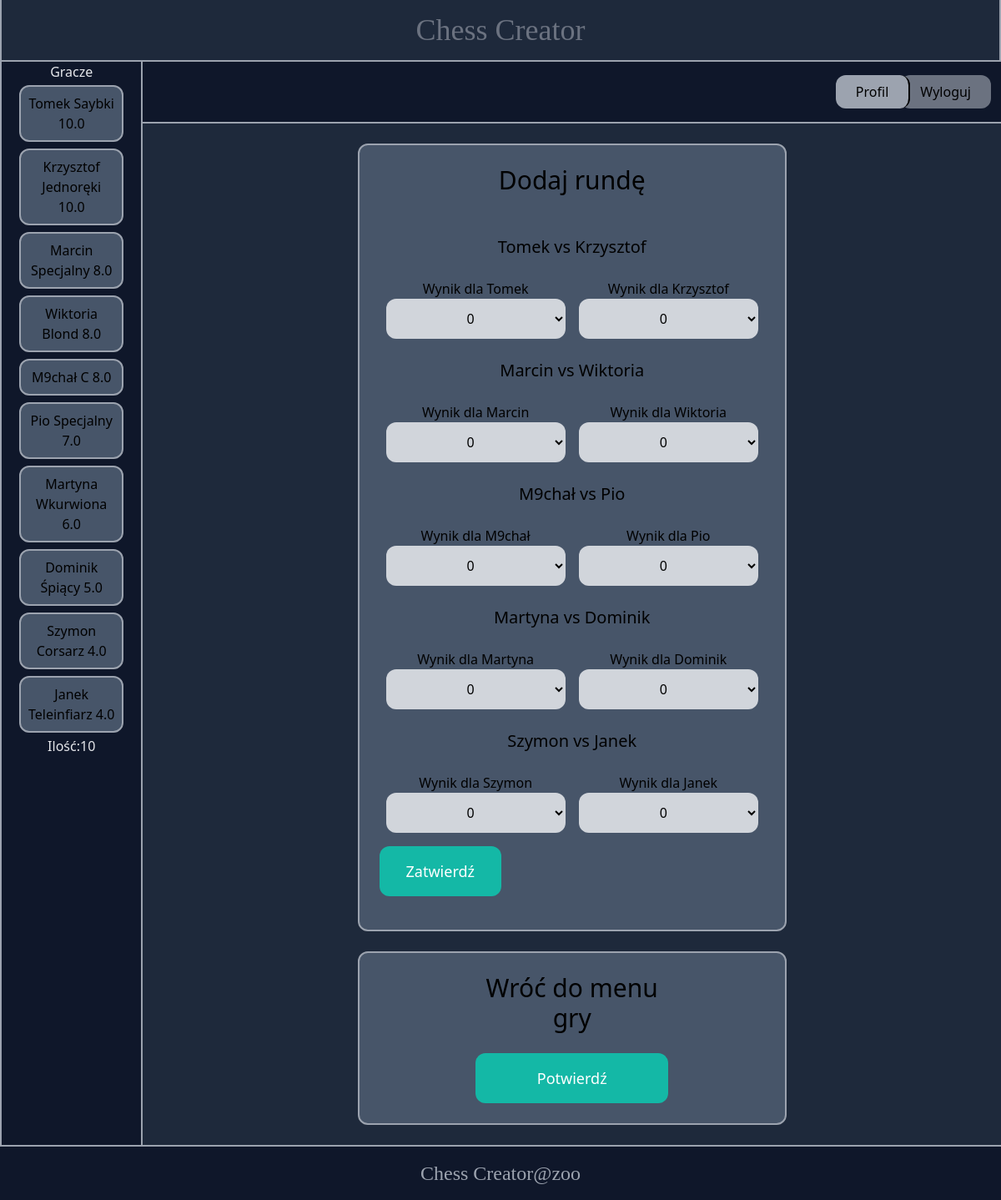
The app's page /chess/edit_game/6 (signed in) with its own data.
### chesstour/models.py (models this page shows, shortened)
class Chess_Player(models.Model):
    name = models.CharField(max_length=50)
    surname = models.CharField(max_length=50)
    username = models.CharField(max_length=50)
    rating = models.FloatField(default=0)
    birth_date = models.DateField(null=True, blank=True)
    tournament = models.ForeignKey(Chess_Tournament, on_delete=models.CASCADE)
    white_games = models.IntegerField(default=0)
    class Meta:
        ordering = ('name',)

class Chess_Game(models.Model):
    tournament = models.ForeignKey(Chess_Tournament, on_delete=models.CASCADE)
    player1 = models.ForeignKey(Chess_Player, on_delete=models.CASCADE, related_name='player1')
    player2 = models.ForeignKey(Chess_Player, on_delete=models.CASCADE, related_name='player2')
    round = models.IntegerField()
    date = models.DateTimeField(null=True, blank=True)
    white_player = models.ForeignKey(Chess_Player, on_delete=models.CASCADE, related_name='white_player', null=True, blank=True)
    class Meta:
        ordering = ('tournament',)

### chesstour/views.py (the view, shortened to what this page needs)
# urls.py: path('edit_game/<int:pk>', views.edit_game, name='edit_game'),
@login_required
def edit_game(request, pk):
    tournament = Chess_Tournament.objects.get(pk=pk)
    if tournament.created_by != request.user:#security check
        return redirect('core:manage')
    players = Chess_Player.objects.filter(tournament=tournament)
    games = Chess_Game.objects.filter(tournament=tournament)
    sorted_players = Chess_Player.objects.filter(tournament=tournament).order_by('-rating')
    max_round = games.aggregate(Max('round'))['round__max']
    if not games or tournament.rounds==max_round:
        create_game_version3(players=players,games=games,number_of_rounds=tournament.rounds)
    determine_white_player(tournament=tournament, round=tournament.rounds+1) #determining white player for each game
    current_games = Chess_Game.objects.filter(tournament=tournament,round=tournament.rounds+1)
    score_forms = [(game, ScoreForm(prefix=str(game.player1.id) + "_"+str(game.player2.id))) for game in current_games]
    return render(request, 'chesstour/edit_game.html', {'tournament': tournament, 'games': current_games, 'score_forms':score_forms, 'players': sorted_players})

### chesstour/create_algorythms.py (called while the page is built)
def determine_white_player(tournament, round):
    games=Chess_Game.objects.filter(tournament=tournament,round=round)
    for game in games:
        if game.white_player==None:
            if game.player1.white_games>game.player2.white_games:
                game.white_player=game.player2
                game.player2.white_games+=1
            else:
                game.white_player=game.player1
                game.player1.white_games+=1
            game.player1.save()
            game.player2.save()
            game.save()

### chesstour/templates/chesstour/edit_game.html (shortened to what this page needs)
{% extends 'core/base.html' %}
{% block sidebar %}
    <div class="flex flex-col text-center">
        <h1 class="text-gray-200 test-xl">Gracze</h1>
        {% for player in players %}
        <a href="{%url 'chesstour:manage_players' pk=tournament.id spk=player.id %}" class="w-3/4 my-1 p-2 mx-auto bg-slate-600 rounded-xl border-gray-400 border-2">
            <div>
                {{player.name|capfirst}}
                {{player.surname|capfirst}}
                {{player.rating}}
            </div>
        </a>
        {% endfor %}
        <h1 class="text-gray-200">Ilość:{{players|length}}</h1>
    </div>
{% endblock %}
{% block content %}
<div class="w-1/2 my-6 mx-auto p-6 bg-slate-600 rounded-xl border-gray-400 border-2">
    <div class="justify-center flex flex-col mx-auto w-auto">
        <h1 class="mb-6 text-3xl text-center">Dodaj rundę</h1>
        <form method="POST">
        {% for game, form in score_forms %}
            <h2 class="my-6 text-xl text-center" >{{ game.player1.name |capfirst }} vs {{ game.player2.name |capfirst }}</h2>
            <div class="grid grid-cols-2">
                <div class="col-span-1 mx-2 flex flex-col items-center justify-center">
                    <label for="{{ form.player1_score.id_for_label }}">Wynik dla {{ game.player1.name |capfirst }}</label>
                    {{ form.player1_score }}
                </div>
                <div class="col-span-1 mx-2 flex flex-col items-center justify-center">
                    <label  for="{{ form.player2_score.id_for_label }}">Wynik dla {{ game.player2.name |capfirst }}</label>
                    {{ form.player2_score }}
                </div>
            </div>
            {% endfor %}
            <button type="submit" class="col-span-2 my-4 py-4 px-8 text-lg rounded-xl items-center bg-teal-500 hover:bg-teal-700 text-white text-center justify-center">Zatwierdź</button>
        </form>
    </div>
</div>
<div class="w-1/2 my-6 mx-auto p-6 bg-slate-600 rounded-xl border-gray-400 border-2">
    <div class="justify-center flex flex-col mx-auto w-1/2">
        <h1 class="mb-6 text-3xl text-center">Wróć do menu gry</h1>
        <a href="{% url 'chesstour:edit' tournament.id %}" class="py-4 px-8 text-lg rounded-xl bg-teal-500 hover:bg-teal-700 text-white text-center" name="tournament_form">Potwierdź</a>
    </div>
</div>
{% endblock %}

### records on screen
Chess_Player: name "Tomek", surname "Saybki", rating "10.0"
Chess_Player: name "Krzysztof", surname "Jednoręki", rating "10.0"
Chess_Player: name "Marcin", surname "Specjalny", rating "8.0"
Chess_Player: name "Wiktoria", surname "Blond", rating "8.0"
Chess_Player: name "M9chał", surname "C", rating "8.0"
Chess_Player: name "Pio", surname "Specjalny", rating "7.0"
Chess_Player: name "Martyna", surname "Wkurwiona", rating "6.0"
Chess_Player: name "Dominik", surname "Śpiący", rating "5.0"
Chess_Player: name "Szymon", surname "Corsarz", rating "4.0"
Chess_Player: name "Janek", surname "Teleinfiarz", rating "4.0"
Chess_Game: player1.name "Tomek", player2.name "Krzysztof"
Chess_Game: player1.name "Marcin", player2.name "Wiktoria"
Chess_Game: player1.name "M9chał", player2.name "Pio"
Chess_Game: player1.name "Martyna", player2.name "Dominik"
Chess_Game: player1.name "Szymon", player2.name "Janek"

### other values on screen
{{ players|length }} "10"
